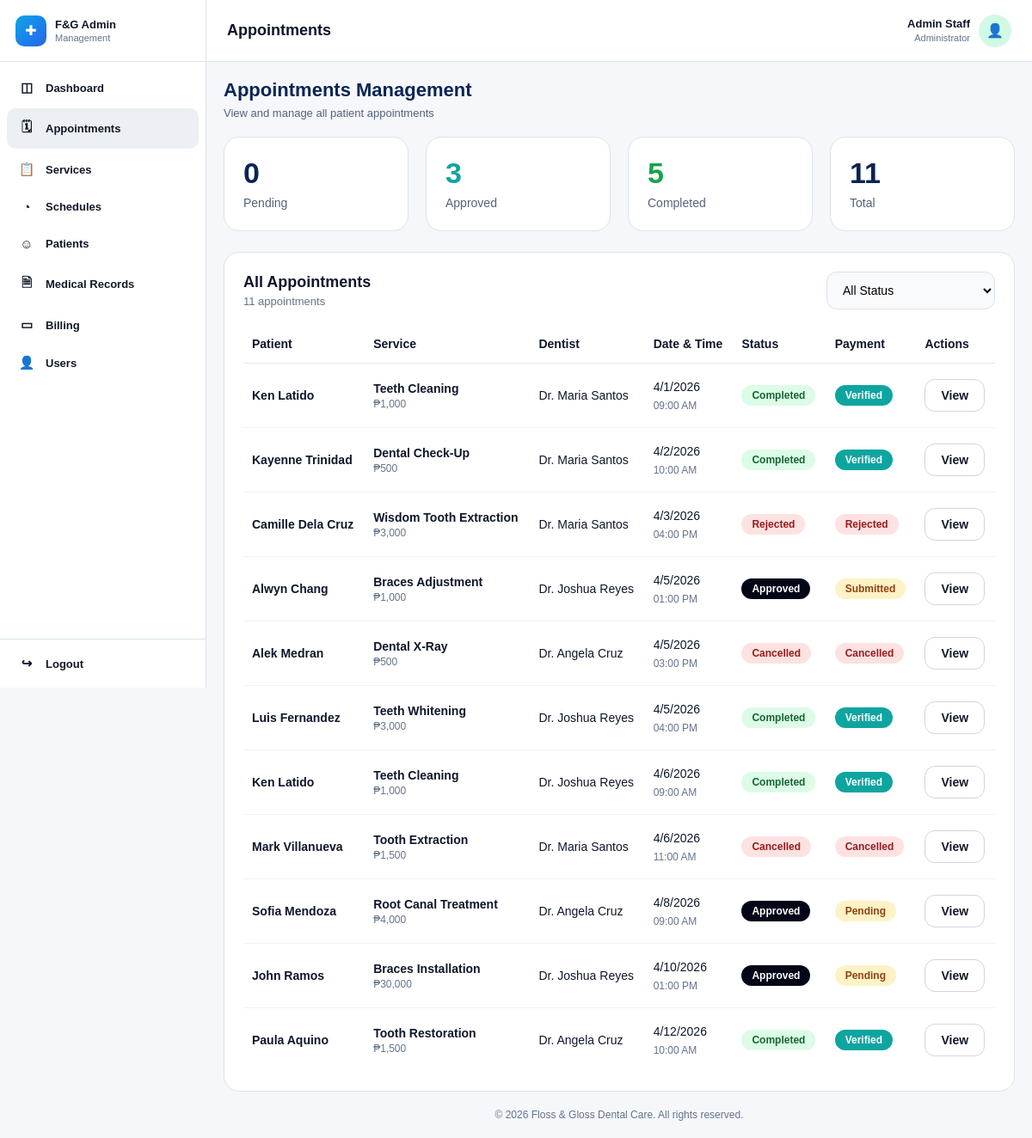
/admin/manage-appointments.php (signed in), run on the app's committed database.
### tables this page shows
CREATE TABLE `users` (
  `user_id` int(11) NOT NULL,
  `role` enum('patient','staff','system_admin','dentist') NOT NULL,
  `email` varchar(150) NOT NULL,
  `phone` varchar(20) DEFAULT NULL,
  `password_hash` varchar(255) NOT NULL,
  `account_status` enum('active','inactive','deactivated','suspended') NOT NULL DEFAULT 'active',
  `email_verified` tinyint(1) NOT NULL DEFAULT 0,
  `created_at` timestamp NOT NULL DEFAULT current_timestamp(),
  `updated_at` timestamp NOT NULL DEFAULT current_timestamp() ON UPDATE current_timestamp()
);

CREATE TABLE `appointments` (
  `appointment_id` int(11) NOT NULL,
  `appointment_code` varchar(30) NOT NULL,
  `patient_id` int(11) NOT NULL,
  `service_id` int(11) NOT NULL,
  `dentist_id` int(11) NOT NULL,
  `requested_date` date NOT NULL,
  `requested_start_time` time NOT NULL,
  `requested_end_time` time NOT NULL,
  `final_date` date DEFAULT NULL,
  `final_start_time` time DEFAULT NULL,
  `final_end_time` time DEFAULT NULL,
  `status` enum('pending','approved','rejected','reschedule_requested','rescheduled','cancelled','completed','no_show') NOT NULL DEFAULT 'pending',
  `payment_status` enum('not_required','pending','submitted','verified','rejected') NOT NULL DEFAULT 'pending',
  `approval_notes` text DEFAULT NULL,
  `created_by_patient` int(11) NOT NULL,
  `last_updated_by` int(11) DEFAULT NULL,
  `created_at` timestamp NOT NULL DEFAULT current_timestamp(),
  `updated_at` timestamp NOT NULL DEFAULT current_timestamp() ON UPDATE current_timestamp()
);

CREATE TABLE `services` (
  `service_id` int(11) NOT NULL,
  `service_name` varchar(150) NOT NULL,
  `description` text DEFAULT NULL,
  `image_path` varchar(255) DEFAULT NULL,
  `duration_minutes` int(11) NOT NULL DEFAULT 30,
  `price` decimal(10,2) NOT NULL DEFAULT 0.00,
  `is_active` tinyint(1) NOT NULL DEFAULT 1,
  `created_by` int(11) DEFAULT NULL,
  `created_at` timestamp NOT NULL DEFAULT current_timestamp(),
  `updated_at` timestamp NOT NULL DEFAULT current_timestamp() ON UPDATE current_timestamp()
);

### admin/manage-appointments.php (the view, shortened to what this page needs)
<?php
require_once '../config/database.php';
$user_id = $_SESSION['user_id'];
$admin_name = "Admin Staff";
$admin_role = "Administrator";
$admin_sql = "
    SELECT u.role, sp.first_name, sp.last_name
    FROM users u
    LEFT JOIN staff_profiles sp ON u.user_id = sp.user_id
    WHERE u.user_id = ?
    LIMIT 1
";
$admin_stmt = mysqli_prepare($conn, $admin_sql);
mysqli_stmt_bind_param($admin_stmt, "i", $user_id);
mysqli_stmt_execute($admin_stmt);
$admin_result = mysqli_stmt_get_result($admin_stmt);
if ($admin_result && mysqli_num_rows($admin_result) > 0) {
    $admin_row = mysqli_fetch_assoc($admin_result);
    if (($admin_row['role'] ?? '') === 'system_admin') {
        $admin_role = 'Administrator';
    } elseif (($admin_row['role'] ?? '') === 'staff') {
        $admin_role = 'Staff';
    } else {
        $admin_role = ucfirst($admin_row['role'] ?? 'Administrator');
    }
}
$query = "
    SELECT
        a.*,
        s.service_name,
        s.price,
        TRIM(CONCAT(COALESCE(pp.first_name, ''), ' ', COALESCE(pp.last_name, ''))) AS patient_name,
        TRIM(CONCAT(COALESCE(dp.first_name, ''), ' ', COALESCE(dp.last_name, ''))) AS dentist_name
    FROM appointments a
    LEFT JOIN services s ON a.service_id = s.service_id
    LEFT JOIN patient_profiles pp ON a.patient_id = pp.patient_id
    LEFT JOIN dentist_profiles dp ON a.dentist_id = dp.dentist_id
    ORDER BY a.requested_date ASC, a.requested_start_time ASC
";
$result = mysqli_query($conn, $query);
$appointments = [];
$pending_count = 0;
$approved_count = 0;
$completed_count = 0;
$total_count = 0;
if ($result) {
    while ($row = mysqli_fetch_assoc($result)) {
        if (trim($row['dentist_name'] ?? '') === '') {
            $row['dentist_name'] = !empty($row['dentist_id']) ? 'Dentist #' . $row['dentist_id'] : 'Not assigned';
        } else {
            $row['dentist_name'] = 'Dr. ' . preg_replace('/\s+/', ' ', trim($row['dentist_name']));
        }
        $appointments[] = $row;
        $total_count++;
        $status_lower = strtolower(trim($row['status'] ?? ''));
        if ($status_lower === 'pending' || $status_lower === 'reschedule_requested') {
            $pending_count++;
        } elseif ($status_lower === 'approved') {
            $approved_count++;
        } elseif ($status_lower === 'completed') {
            $completed_count++;
        }
    }
}
include("../includes/admin-header.php");
include("../includes/admin-sidebar.php");
?>
<div class="main-area">
    <div class="topbar">
        <h1>Appointments</h1>
        <div class="admin-user">
            <div class="admin-meta">
                <strong><?php echo htmlspecialchars($admin_name); ?></strong>
                <span><?php echo htmlspecialchars($admin_role); ?></span>
            </div>
            <div class="admin-avatar">👤</div>
        </div>
    </div>
    <div class="content">
        <div class="appointments-top">
            <h2>Appointments Management</h2>
            <p>View and manage all patient appointments</p>
        </div>
        <div class="stats-grid">
            <div class="stat-card">
                <div class="value"><?php echo $pending_count; ?></div>
                <div class="label">Pending</div>
            </div>
            <div class="stat-card approved">
                <div class="value"><?php echo $approved_count; ?></div>
                <div class="label">Approved</div>
            </div>
            <div class="stat-card completed">
                <div class="value"><?php echo $completed_count; ?></div>
                <div class="label">Completed</div>
            </div>
            <div class="stat-card">
                <div class="value"><?php echo $total_count; ?></div>
                <div class="label">Total</div>
            </div>
        </div>
        <section class="panel">
            <div class="panel-head">
                <div class="panel-title">
                    <h3>All Appointments</h3>
                    <p><?php echo $total_count; ?> appointments</p>
                </div>
                <div class="filter-wrap">
                    <select id="statusFilter">
                        <option value="all">All Status</option>
                    </select>
                </div>
            </div>
            <div class="table-wrap">
                <table class="appointments-table">
                    <thead>
                        <tr>
                            <th>Patient</th>
                            <th>Service</th>
                            <th>Dentist</th>
                            <th>Date &amp; Time</th>
                            <th>Status</th>
                            <th>Payment</th>
                            <th>Actions</th>
                        </tr>
                    </thead>
                    <tbody id="appointmentsTableBody">
                        <?php if (count($appointments) > 0): ?>
                            <?php foreach ($appointments as $row): ?>
                                <?php
                                    $status = strtolower(trim($row['status'] ?? 'pending'));
                                    $payment_status = strtolower(trim($row['payment_status'] ?? 'pending'));
                                    if ($status === 'cancelled') {
                                        $payment_status = 'cancelled';
                                    }
                                    $status_badge_class = 'badge-pending';
                                    if ($status === 'approved') {
                                        $status_badge_class = 'badge-approved';
                                    } elseif ($status === 'completed') {
                                        $status_badge_class = 'badge-completed';
                                    } elseif ($status === 'rejected' || $status === 'cancelled') {
                                        $status_badge_class = 'badge-rejected';
                                    } elseif ($status === 'reschedule_requested') {
                                        $status_badge_class = 'badge-pending';
                                    }
                                    $payment_badge_class = 'badge-paid-pending';
                                    if ($payment_status === 'verified') {
                                        $payment_badge_class = 'badge-verified';
                                    } elseif ($payment_status === 'rejected') {
                                        $payment_badge_class = 'badge-paid-rejected';
                                    } elseif ($payment_status === 'cancelled') {
                                        $payment_badge_class = 'badge-paid-cancelled';
                                    }
                                    $raw_date = !empty($row['final_date']) ? $row['final_date'] : ($row['requested_date'] ?? '');
                                    $formatted_date = $raw_date ? date('n/j/Y', strtotime($raw_date)) : 'No date';
                                    $raw_time = !empty($row['final_start_time']) ? $row['final_start_time'] : ($row['requested_start_time'] ?? '');
                                    $formatted_time = $raw_time ? date('h:i A', strtotime($raw_time)) : 'No time';
                                    $price = isset($row['price']) ? (float)$row['price'] : 0;
                                    $dentist_name = $row['dentist_name'] ?? 'Not assigned';
                                ?>
                                <tr data-status="<?php echo htmlspecialchars($status); ?>">
                                    <td>
                                        <div class="patient-name"><?php echo htmlspecialchars($row['patient_name']); ?></div>
                                    </td>
                                    <td>
                                        <div class="service-name"><?php echo htmlspecialchars($row['service_name'] ?? 'Unknown Service'); ?></div>
                                        <div class="service-price">₱<?php echo number_format($price, 0); ?></div>
                                    </td>
                                    <td><?php echo htmlspecialchars($dentist_name); ?></td>
                                    <td>
                                        <div class="date-block">
                                            <span><?php echo htmlspecialchars($formatted_date); ?></span>
                                            <span class="muted"><?php echo htmlspecialchars($formatted_time); ?></span>
                                        </div>
                                    </td>
                                    <td>
                                        <span class="badge <?php echo $status_badge_class; ?>">
                                            <?php echo htmlspecialchars($row['status'] ?? 'Pending'); ?>
                                        </span>
                                    </td>
                                    <td>
                                        <span class="badge <?php echo $payment_badge_class; ?>">
                                            <?php echo htmlspecialchars(ucfirst($payment_status)); ?>
                                        </span>
                                    </td>
                                    <td>
                                        <button
                                            type="button"
                                            class="view-btn"
                                            data-id="<?php echo (int)$row['appointment_id']; ?>"
                                            data-patient="<?php echo htmlspecialchars($row['patient_name'], ENT_QUOTES); ?>"
                                            data-service="<?php echo htmlspecialchars($row['service_name'] ?? 'Unknown Service', ENT_QUOTES); ?>"
                                            data-dentist="<?php echo htmlspecialchars($dentist_name, ENT_QUOTES); ?>"
                                            data-date="<?php echo htmlspecialchars($formatted_date, ENT_QUOTES); ?>"
                                            data-time="<?php echo htmlspecialchars($formatted_time, ENT_QUOTES); ?>"
                                            data-status="<?php echo htmlspecialchars($row['status'] ?? 'Pending', ENT_QUOTES); ?>"
                                            data-payment="<?php echo htmlspecialchars($payment_status, ENT_QUOTES); ?>"
                                            data-cost="₱<?php echo number_format($price, 0); ?>"
                                        >
                                            View
                                        </button>
                                    </td>
                                </tr>
                            <?php endforeach; ?>
                        <?php else: ?>
                            <tr>
                                <td colspan="7" class="empty-state">No appointments found.</td>
                            </tr>
                        <?php endif; ?>
                    </tbody>
                </table>
            </div>
        </section>
        <?php include("../includes/admin-footer.php"); ?>

### data on the page
users: role "Administrator"
appointments: patient_name "Ken Latido", service.service_name "Teeth Cleaning", service.price "1,000", dentist_name "Dr. Maria Santos", final_date "4/1/2026", final_start_time "09:00 AM", status "Completed", payment_status "Verified"
appointments: patient_name "Kayenne Trinidad", service.service_name "Dental Check-Up", service.price "500", dentist_name "Dr. Maria Santos", final_date "4/2/2026", final_start_time "10:00 AM", status "Completed", payment_status "Verified"
appointments: patient_name "Camille Dela Cruz", service.service_name "Wisdom Tooth Extraction", service.price "3,000", dentist_name "Dr. Maria Santos", formatted_date "4/3/2026", formatted_time "04:00 PM", status "Rejected", payment_status "Rejected"
appointments: patient_name "Alwyn Chang", service.service_name "Braces Adjustment", service.price "1,000", dentist_name "Dr. Joshua Reyes", final_date "4/5/2026", final_start_time "01:00 PM", status "Approved", payment_status "Submitted"
appointments: patient_name "Alek Medran", service.service_name "Dental X-Ray", service.price "500", dentist_name "Dr. Angela Cruz", formatted_date "4/5/2026", formatted_time "03:00 PM", status "Cancelled"
appointments: patient_name "Luis Fernandez", service.service_name "Teeth Whitening", service.price "3,000", dentist_name "Dr. Joshua Reyes", final_date "4/5/2026", final_start_time "04:00 PM", status "Completed", payment_status "Verified"
appointments: patient_name "Ken Latido", service.service_name "Teeth Cleaning", service.price "1,000", dentist_name "Dr. Joshua Reyes", final_date "4/6/2026", final_start_time "09:00 AM", status "Completed", payment_status "Verified"
appointments: patient_name "Mark Villanueva", service.service_name "Tooth Extraction", service.price "1,500", dentist_name "Dr. Maria Santos", final_date "4/6/2026", final_start_time "11:00 AM", status "Cancelled"
appointments: patient_name "Sofia Mendoza", service.service_name "Root Canal Treatment", service.price "4,000", dentist_name "Dr. Angela Cruz", final_date "4/8/2026", final_start_time "09:00 AM", status "Approved", payment_status "Pending"
appointments: patient_name "John Ramos", service.service_name "Braces Installation", service.price "30,000", dentist_name "Dr. Joshua Reyes", final_date "4/10/2026", final_start_time "01:00 PM", status "Approved", payment_status "Pending"
appointments: patient_name "Paula Aquino", service.service_name "Tooth Restoration", service.price "1,500", dentist_name "Dr. Angela Cruz", final_date "4/12/2026", final_start_time "10:00 AM", status "Completed", payment_status "Verified"

### other printed values
$admin_name "Admin Staff"
$pending_count "0"
$approved_count "3"
$completed_count "5"
$total_count "11"
